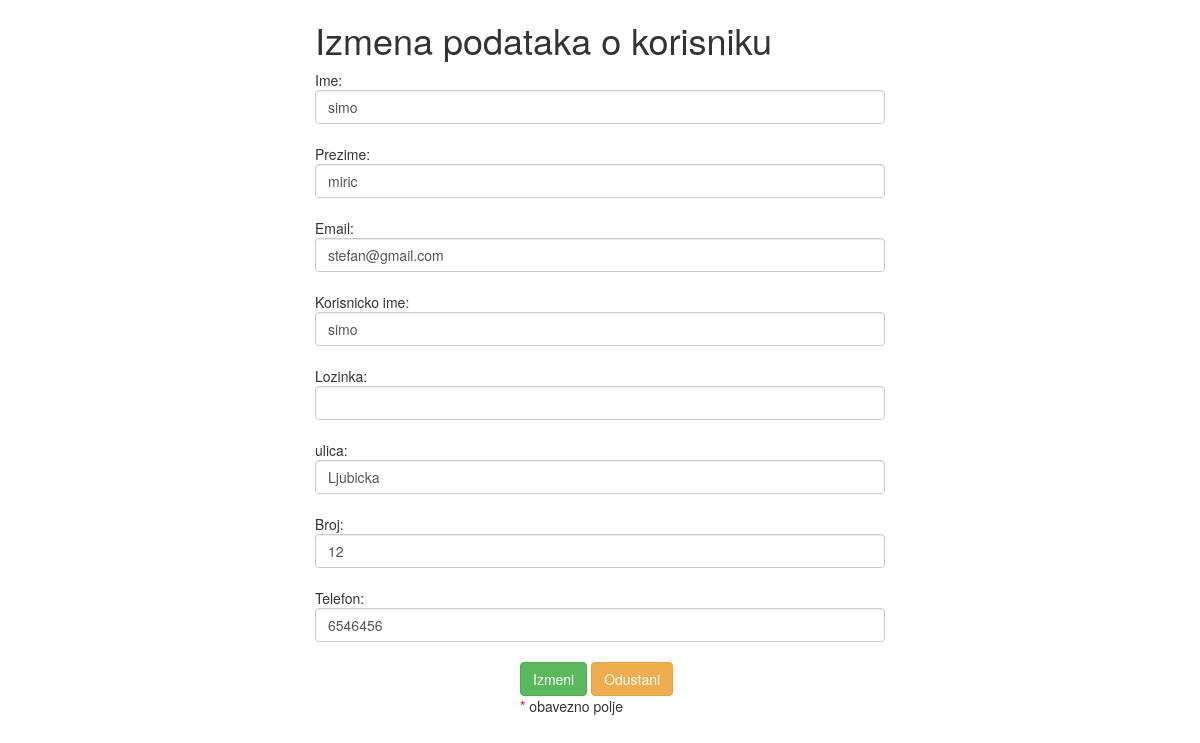
Screenshot of /php/izmeni-korisnika.php?id=2 with the database file from the repository.
### tables this page shows
CREATE TABLE `korisnik` (
  `id` int(11) NOT NULL,
  `ime` varchar(20) NOT NULL,
  `prezime` varchar(20) NOT NULL,
  `email` varchar(20) NOT NULL,
  `korisnicko_ime` varchar(20) NOT NULL,
  `sifra` text NOT NULL,
  `sifra2` text NOT NULL,
  `ulica` varchar(30) NOT NULL,
  `broj` int(11) NOT NULL,
  `telefon` int(11) NOT NULL
);

### php/baza/DB.php (called while the page is built, shortened)
<?php
class DB {
	protected $config;
	protected $pdo = null;
	public function __construct() {
        $db_config = parse_ini_file(__DIR__ . '/baza.ini', true);
		$this->config = !empty($db_config) ? $db_config : array();
	}
	public function get($new = false) {
		try {
			$this->pdo = new \PDO(
				sprintf('mysql:dbname=%s',
					$this->config['name']
				),
				$this->config['username'],
				$this->config['password'],
				array(
					\PDO::ATTR_PERSISTENT => false,
					\PDO::MYSQL_ATTR_INIT_COMMAND => self::MYSQL_SET_NAMES_VALUE,
					\PDO::ATTR_ERRMODE => \PDO::ERRMODE_EXCEPTION,
				)
			);
		} catch (\PDOException $e) {
			var_dump($e->getMessage());die;
		} catch (\Exception $e) {
            var_dump($e->getMessage());
			$this->pdo = null;
			die;
		}
		return $this->pdo;
	}
	public function query($sql) {
		if ($this->get()) {
			try {
				$result = $this->pdo->query($sql);
				return $result;
			} catch (\PDOException $e) {
			} catch (\Exception $e) {
			}
		} else {
            throw new \Exception('Not connected to database');
		}
		return null;
	}
	public function fetch($sql) {
		$result = $this->query($sql);
		return empty($result) ? null : $result->fetch(\PDO::FETCH_ASSOC);
	}
}

### php/izmeni-korisnika.php (the view, shortened to what this page needs)
    <?php
    require_once __DIR__ . '/baza/DB.php';
    $db = new \Baza\DB();
?>
<!DOCTYPE html>
<html>
<head>
        <?php
        require_once __DIR__ . '/header.php';
    ?>
</head>
<body>
    <?php
    $id = $_GET['id'];
    $user = $db->fetch("SELECT * FROM korisnik WHERE id = {$id};");
?>
        <div class="col-md-6 col-md-offset-3">
            <div class="form forma">
                <h1>Izmena podataka o korisniku</h1>
                <form action="db-izmeni-korisnika.php" method="post">
                    Ime: <input type="text" name="ime" class="form-control" value="<?php echo $user['ime']; ?>"><br/>
                    Prezime: <input type="text" name="prezime" class="form-control" value="<?php echo $user['prezime']; ?>"><br/>
                    Email: <input type="text" name="email" class="form-control" value="<?php echo $user['email']; ?>"><br/>
                    Korisnicko ime: <input type="text" name="korisnicko_ime" class="form-control" value="<?php echo $user['korisnicko_ime']; ?>"><br/>
                    Lozinka: <input type="password" name="sifra" class="form-control"><br/>
                    ulica: <input type="text" name="ulica" class="form-control" value="<?php echo $user['ulica']; ?>"><br/>
                    Broj: <input type="text" name="broj" class="form-control" value="<?php echo $user['broj']; ?>"><br/>
                    Telefon: <input type="text" name="telefon" class="form-control" value="<?php echo $user['telefon']; ?>"><br/>
                <div class="col-md-4 col-md-offset-4 ">
                    <input type="submit" class="btn btn-md btn-success" value="Izmeni">
                    <a href="../admin/index.php" class="btn btn-md btn-warning" id="dugme2">Odustani</a>
                    <p><span style="color:red;">*</span> <?php echo isset($info) ? $info : 'obavezno polje'?></p>
                </div>
                </form>
                <div class="col-md-4 col-md-offset-4" id="greske">
    </div>
            </div>
        </div>
</body>
</html>

### rows the page displays
korisnik: ime "simo", prezime "miric", email "stefan@gmail.com", korisnicko_ime "simo", ulica "Ljubicka", broj "12", telefon "6546456"
